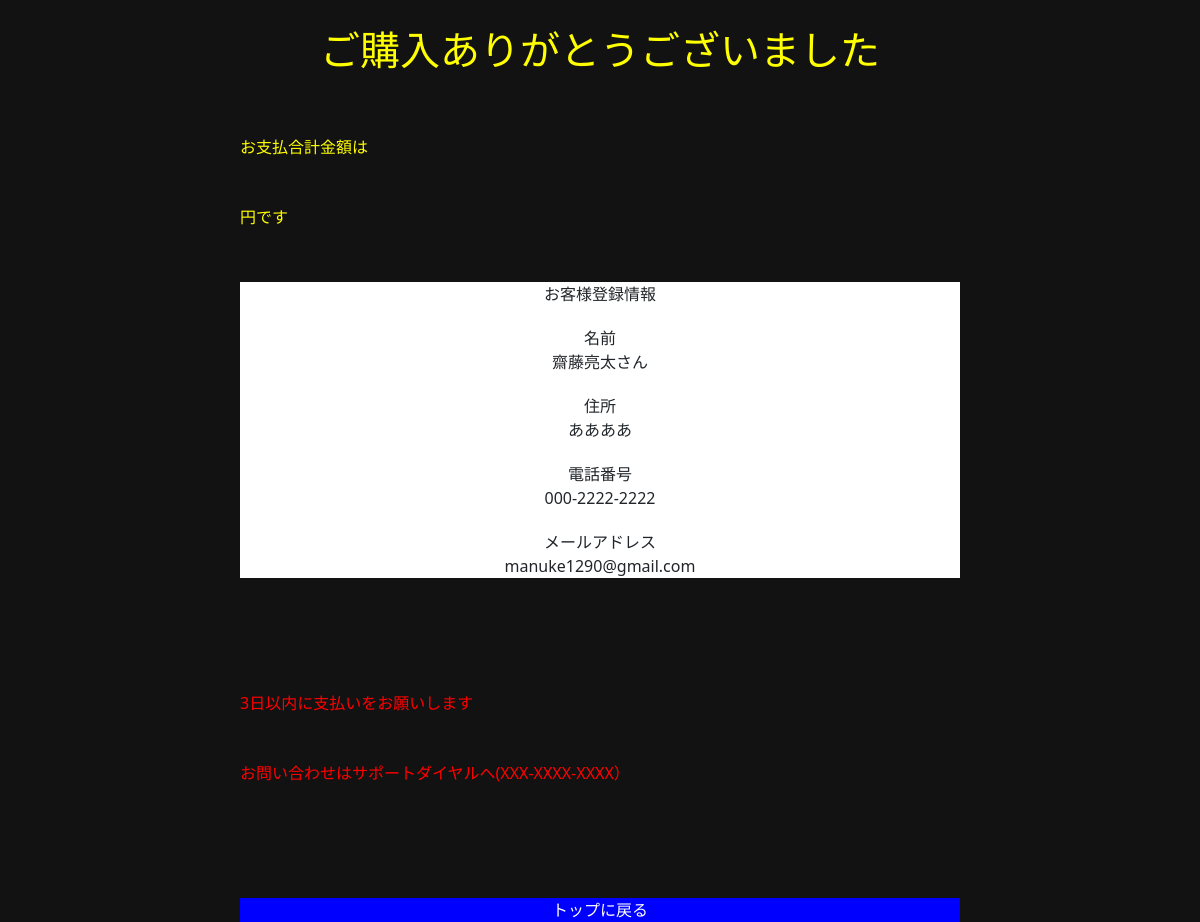
/top/tyuumon_kakutei.php (signed in), run on the app's committed database.
### tables this page shows
CREATE TABLE `users` (
  `id` int(11) NOT NULL COMMENT 'ユーザーID',
  `name` varchar(255) NOT NULL COMMENT 'ユーザー名',
  `name_kana` varchar(255) NOT NULL COMMENT 'ユーザー仮名',
  `nickname` varchar(255) NOT NULL COMMENT 'ニックネーム',
  `sex` int(11) DEFAULT NULL COMMENT '性別',
  `birthday` date DEFAULT NULL COMMENT '誕生日',
  `zipcode` varchar(255) NOT NULL COMMENT '郵便番号',
  `address` varchar(255) NOT NULL COMMENT '住所',
  `tell` varchar(20) NOT NULL COMMENT '電話番号',
  `email` varchar(255) NOT NULL COMMENT 'メールアドレス',
  `pass` varchar(255) NOT NULL COMMENT 'パスワード',
  `created` timestamp NOT NULL DEFAULT CURRENT_TIMESTAMP COMMENT '作成日',
  `updatetime` timestamp NOT NULL DEFAULT CURRENT_TIMESTAMP ON UPDATE CURRENT_TIMESTAMP COMMENT '更新日'
);

### top/tyuumon_kakutei.php (the view, shortened to what this page needs)
<?php
$db =dbconnect();
$userid=$_SESSION['id'];
$total=$_SESSION['total'];
if(isset($_SESSION["id"])){
  $userid=$_SESSION['id'];
}else{
 header('Location:../login/login.php?login='.$login.'');
   exit();
}
?>
<!DOCTYPE html>
<html lang="ja">
<head>
  <link href="https://cdn.jsdelivr.net/npm/bootstrap@5.0.2/dist/css/bootstrap.min.css" rel="stylesheet">
  <link rel="stylesheet" type="text/css" href="./css/styles.css">
  <link rel="stylesheet" type="text/css" href="../style.css">
</head>
<body  class="skaku txt_w">
  <div>
    <div class="kakutei_title">
      <h1 style="margin-top:20px"><span>ご購入ありがとう</span><span>ございました</span></h1>
    </div>
    <div class="kingaku">
      <p>お支払合計金額は</p>
      <p><span class="money"><?php echo $total; ?></span>円です</p>
    </div>
  <div class="jouhou">
    <p>お客様登録情報</p>
    <?php
      $sql1 ='select * from users where id='.$userid.'';
      $stmt1= $db->query($sql1);
      $rec1 =$stmt1->fetch_assoc();?>
      <p>名前<br>
      <?php echo $rec1['name'] ; ?>さん
      </p>
      <p>住所<br>
      <?php echo $rec1['address'] ; ?>
      </p>
      <p>電話番号<br>
      <?php echo $rec1['tell'] ; ?>
      </p>
      <p>メールアドレス<br>
      <?php echo $rec1['email'] ; ?>
      </p>
    </div>
    <div class="tyukoku" style="color:red">
      <p>3日以内に支払いをお願いします</p>
      <p>お問い合わせはサポートダイヤルへ(XXX-XXXX-XXXX）</p>
    </div>
    <div  class="top_button" >
      <a href="top.php" class="modoru">トップに戻る</a>
    </div>
  </div>
</body>
</html>

### top/css/styles.css (style rules this page uses)
span { display: inline-block; }
a { text-decoration: none; text-align: center; color: black; }
.skaku { background-color: rgb(19, 18, 18); margin: 0 20; }
.kakutei_title { max-width: 100%; font-weight: 300; text-align: center; color: rgb(255, 255, 0); }
.jouhou { margin-left: auto; margin-right: auto; margin-top: 40px; background-color: white; text-align: center; }
.txt_w { margin-left: auto; margin-right: auto; }
@media screen and (min-width:960px) { .txt_w { width: 60%; } }
.kingaku { color: yellow; margin-left: auto; margin-right: auto; line-height: 50px; }
.tyukoku { margin-left: auto; margin-right: auto; margin-top: 100px; line-height: 50px; }
.top_button { background-color: blue; text-align: center; }
.modoru { margin-left: auto; margin-right: auto; display: block; color: white; margin-top: 100px; padding: 20; }

### style.css (style rules this page uses)
html { font-size: 100%; }
h1 { font-family: Arial, Helvetica, sans-serif; margin:20px auto 20px; }
p { margin:20px auto 0px; }
a { text-decoration: none; }
body { display: flex; flex-flow: column; min-height: 100vh; }
.kakutei_title { padding: 1% 1% 1%; font-size: 2.5rem; }

### data on the page
users: name "齋藤亮太", address "ああああ", tell "000-2222-2222", email "manuke1290@gmail.com"
